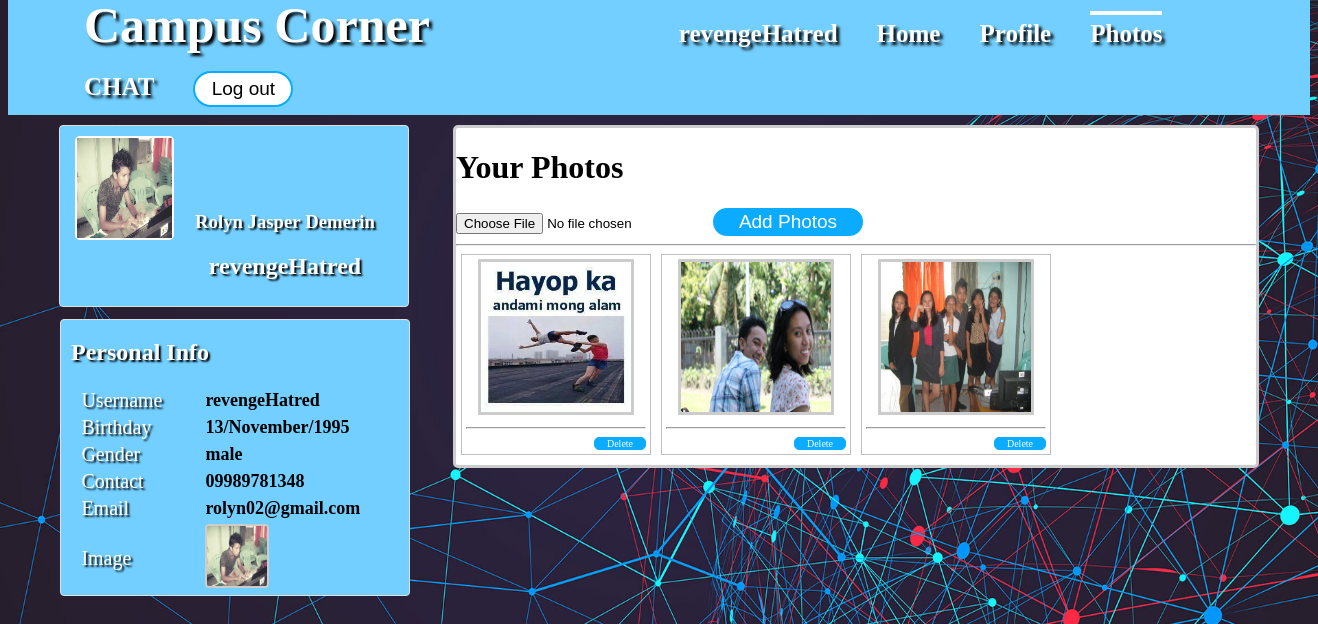
Page /photos.php (signed in) on the committed database.
### tables this page shows
CREATE TABLE IF NOT EXISTS `user` (
  `user_id` int(100) NOT NULL AUTO_INCREMENT,
  `firstname` varchar(100) NOT NULL,
  `lastname` varchar(100) NOT NULL,
  `username` varchar(100) NOT NULL,
  `username2` varchar(100) NOT NULL,
  `birthday` varchar(100) NOT NULL,
  `gender` varchar(100) NOT NULL,
  `number` varchar(100) NOT NULL,
  `email` varchar(100) NOT NULL,
  `email2` varchar(100) NOT NULL,
  `password` varchar(100) NOT NULL,
  `password2` varchar(100) NOT NULL,
  `profile_picture` varchar(100) NOT NULL,
  `cover_picture` varchar(100) NOT NULL,
  PRIMARY KEY (`user_id`)
);

CREATE TABLE IF NOT EXISTS `photos` (
  `photo_id` int(100) NOT NULL AUTO_INCREMENT,
  `location` varchar(100) NOT NULL,
  `user_id` varchar(100) NOT NULL,
  `date_added` varchar(100) NOT NULL,
  PRIMARY KEY (`photo_id`)
);

### session.php (called while the page is built, shortened)
<?php
include("includes/database.php");
$id = $_SESSION['id'];
$query=mysqli_query ($con,"SELECT * FROM user WHERE user_id ='$id'") or die(mysql_error());
$row=mysqli_fetch_array($query);
$firstname=$row['firstname'];
$lastname=$row['lastname'];
$username=$row['username'];
?>

### photos.php (the view, shortened to what this page needs)
<!DOCTYPE html>
<html>
	<head>
		<link rel="stylesheet" type="text/css" href="css/photos.css">
	</head>
<body>
<?php include ('session.php');?>
	<div id="header">
		<div class="head-view">
			<ul>
				<li><a href="home.php" title="Campus Corner"><b>Campus Corner</b></a></li>
				<li><a href="timeline.php" title="<?php echo $username ?>"><label><?php echo $username ?></label></a></li>
				<li><a href="home.php" title="Home"><label>Home</label></a></li>
				<li><a href="profile.php" title="Profile"><label>Profile</label></a></li>
				<li><a href="photos.php" title="Settings"><label class="active">Photos</label></a></li>
                                <li><a href="chatbot/chatbot.php" title="Chat"><label>CHAT</label></a></li>
				<li><a href="logout.php" title="Log out"><button class="btn-sign-in" value="Log out">Log out</button></a></li>
			</ul>
		</div>
	</div>
	<div id="container">
		<div id="left-nav">
				<div class="clip1">
				<a href="updatephoto.php" title="Change Profile Picture"><img src="<?php echo $row['profile_picture'] ?>"></a>
				</div>
				<div class="user-details">
					<h3><?php echo $firstname ?>&nbsp;<?php echo $lastname ?></h3>
					<h2><?php echo $username ?></h2>
				</div>
<?php
	include("includes/database.php");
			$query=mysqli_query($con,"SELECT * from user where user_id='$id' order by user_id DESC") or die(mysqli_error());
			while($row=mysqli_fetch_array($query)){
				$id = $row['user_id'];
?>
		<div id="left-nav1">
			<h2>Personal Info</h2>
			<table>
				<tr>
					<td><label>Username</label></td>
					<td width="20"></td>
					<td><b><?php echo $row['username']; ?></b></td>
				</tr>
				<tr>
					<td><label>Birthday</label></td>
					<td width="20"></td>
					<td><b><?php echo $row['birthday']; ?></b></td>
				</tr>
				<tr>
					<td><label>Gender</label></td>
					<td width="20"></td>
					<td><b><?php echo $row['gender']; ?></b></td>
				</tr>
				<tr>
					<td><label>Contact</label></td>
					<td width="20"></td>
					<td><b><?php echo $row['number']; ?></b></td>
				</tr>
				<tr>
					<td><label>Email</label></td>
					<td width="20"></td>
					<td><b><?php echo $row['email']; ?></b></td>
				</tr>
				<tr>
					<td><label>Image</label></td>
					<td width="20"></td>
					<td><img src="<?php echo $row['profile_picture']; ?>"></td>
				</tr>
			</table>
<?php
}
?>
		</div>
		</div>
		<div id="right-nav">
			<h1>Your Photos</h1>
	<div>
			<form method="post" action="add_photo.php" enctype="multipart/form-data">
				<input type="file" name="image">
				<button class="btn-submit-photo" name="Submit" value="Log out">Add Photos</button>
			</form>
	<hr />
	</div>
<?php
	include("includes/database.php");
			$query=mysqli_query($con,"SELECT * from photos where user_id='$id' ") or die(mysqli_error());
			while($row=mysqli_fetch_array($query)){
				$id = $row['photo_id'];
?>
		<div class="photo-select">
			<center>
				<img src="<?php echo $row['location']; ?>">
				<hr>
				<a href="delete_photos.php<?php echo '?id='.$id; ?>" class="btn-delete-photos">Delete</a>
			</center>
		</div>
<?php
}
?>
		</div>
	</div>
</body>
</html>

### css/photos.css (style rules this page uses)
body { background-image: url('../image/b.png'); background-attachment: fixed; background-size: 100% 100%; }
#header { background-color:#73cfff; width:100%; margin-top:-8px; }
.head-view { margin:auto; width:1300px; line-height:50px; }
.head-view label { color:#ffffff; font-size:25px; font-weight:bold; text-shadow:3px 3px 3px #000000; }
.head-view ul { width: 1200px; margin: auto; }
.head-view li { display: inline; color: #fff; margin: 0px 30px 0px 5px; }
.head-view li a { text-decoration:none; }
.active { padding: 5px 0px 5px 0px; border-top: 4px solid #fff; }
.head-view b { color:#ffffff; text-shadow:3px 3px 3px #000000; font-size:50px; }
.btn-sign-in { color:#000000; font-size:19px; width:100px; line-height:30px; background-color:#ffffff; border:2px solid #0bacff; border-radius:100px; -webkit-border-radius:100px; -moz-border-radius:100px; -o-border-radius:100px; }
#container { width:1200px; margin:auto; }
#left-nav { width: 348px; height:180px; float:left; border: 1px solid #dfe0e4; background-color: #73cfff; -webkit-border-radius: 4px; -moz-border-radius: 4px; border-radius: 4px; margin-top:10px; }
#left-nav1 { width: 348px; float:left; border: 1px solid #dfe0e4; background-color: #73cfff; -webkit-border-radius: 4px; -moz-border-radius: 4px; border-radius: 4px; margin-top:20px; margin-bottom:100px; }
#left-nav1 h2 { text-indent:10px; color:#ffffff; text-shadow:2px 2px 2px #000000; }
#left-nav1 table { width:90%; margin:auto; }
#left-nav1 img { width:60px; height:60px; margin:auto; border:2px solid #CCCCCC; -webkit-border-radius: 4px; -moz-border-radius: 4px; border-radius: 4px; }
#left-nav1 b { color:#000000; font-size:18px; }
#left-nav1 label { color:#ffffff; font-size:20px; text-shadow:2px 2px 2px #000000; }
.clip1 { margin-top: 10px; margin-left: 15px; position: relative; width: 95px; height: 100px; border: solid 2px #fff; -webkit-border-radius: 5px; -moz-border-radius: 5px; border-radius: 5px; }
.clip1 img { width: 95px; height: 100px; margin: auto; left: -15px; }
.user-details { width: 200px; margin: -50px 0 0 125px; font-size: 16px; line-height: 25px; text-align: center; }
.user-details h3, h2 { color:#ffffff; text-shadow:2px 2px 2px #000000; }
#right-nav { float:right; width:800px; background-color:#ffffff; -webkit-border-radius: 5px; -moz-border-radius: 5px; border-radius: 5px; border:3px solid #CCCCCC; margin-top:10px; }
.btn-submit-photo { color:#ffffff; font-size:19px; width:150px; background-color:#0bacff; border:2px solid #0bacff; border-radius:100px; -webkit-border-radius:100px; -moz-border-radius:100px; -o-border-radius:100px; }
img { height: 150px; width: 180px; }
.photo-select { border: thin solid silver; float:left; margin-left:5px; margin-right:5px; margin-bottom:10px; padding:4px; width:180px; }
.photo-select img { width:150px; height:150px; border:3px solid #cccccc; }
.btn-delete-photos { color:#ffffff; font-size:10px; float:right; width:50px; background-color:#0bacff; border:1px solid #0bacff; border-radius:5px; -webkit-border-radius:5px; -moz-border-radius:5px; -o-border-radius:5px; text-decoration:none; }

### rows in the picture
user: username "revengeHatred", profile_picture (picture), firstname "Rolyn Jasper", lastname "Demerin", birthday "13/November/1995", gender "male", number "09989781348", email "rolyn02@gmail.com"
photos: location (picture)
photos: location (picture)
photos: location (picture)
